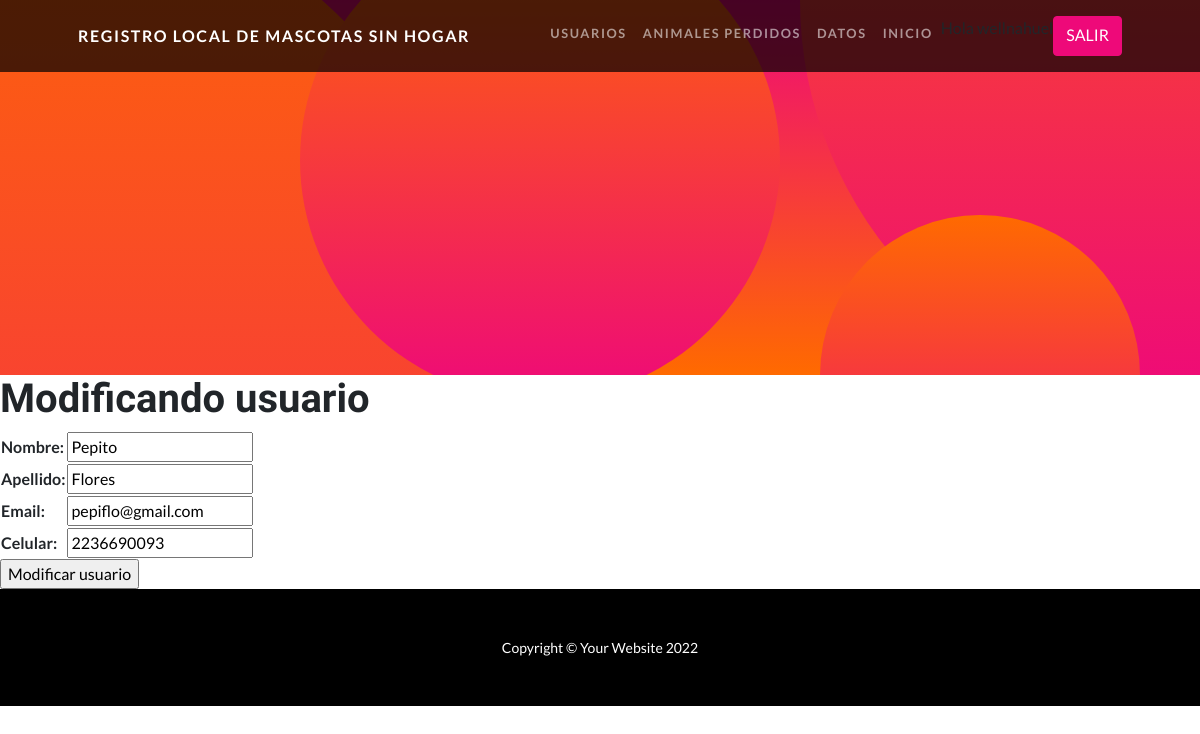
/AppFinal/editarUsuario/Pepito (signed in), run on the app's committed database.
### AppFinal/models.py (models this page shows, shortened)
class Usuario(models.Model):
    nombre= models.CharField(max_length=30)
    apellido= models.CharField(max_length=30)
    email= models.EmailField(max_length=40)
    celular= models.IntegerField()

### AppFinal/views.py (the view)
# urls.py: path('editarUsuario/<nombre>', editarUsuario, name='editarUsuario'),
def editarUsuario(request, nombre):
    usuario=Usuario.objects.get(nombre=nombre)
    if request.method == 'POST':
        formulario=UsuarioForm(request.POST)
        if formulario.is_valid():
            informacion=formulario.cleaned_data
            usuario.nombre=informacion['nombre']
            usuario.apellido=informacion['apellido']
            usuario.email=informacion['email']
            usuario.celular=informacion['celular']
            usuario.save()
            usuarios=Usuario.objects.all()
            contexto={'usuarios':usuarios}
            return render(request, 'AppFinal/leerUsuarios.html', contexto)
    else:
        formulario=UsuarioForm(initial={'nombre':usuario.nombre, 'apellido':usuario.apellido, 'email':usuario.email, 'celular':usuario.celular})
        return render(request, 'AppFinal/editarUsuario.html', {'formulario':formulario, 'nombre':nombre})

### AppFinal/forms.py
class UsuarioForm(forms.Form):
    nombre= forms.CharField(max_length=30)
    apellido= forms.CharField(max_length=30)
    email= forms.EmailField(max_length=40)
    celular= forms.IntegerField()

### AppFinal/templates/AppFinal/editarUsuario.html
{% extends "AppFinal/padre.html" %}
{% load static %}
{% block contenidoQueCambia %}
<h1>Modificando usuario</h1>
<form action="{% url 'editarUsuario' nombre %}" method="POST"> {% csrf_token %}
    <table>
        {{formulario.as_table}}
    </table>
    <input type="submit" value="Modificar usuario">
{% endblock %}

### AppFinal/templates/AppFinal/padre.html (shortened to what this page needs)
<!DOCTYPE html>
<html lang="en">
    <head>
        {% load static %}
        <link href={% static 'AppFinal/css/styles.css' %} rel="stylesheet" />
    </head>
    <body id="page-top">
        <nav class="navbar navbar-expand-lg navbar-dark navbar-custom fixed-top">
            <div class="container px-5">
                <a class="navbar-brand" href="#page-top">Registro local de mascotas sin hogar</a>
                <div class="collapse navbar-collapse" id="navbarResponsive">
                    <ul class="navbar-nav ms-auto">
                        <li class="nav-item"><a class="nav-link" href="{% url 'usuario' %}">Usuarios</a></li>
                        <li class="nav-item"><a class="nav-link" href="{% url 'animal' %}">Animales perdidos</a></li>
                        <li class="nav-item"><a class="nav-link" href="{% url 'datos' %}">Datos</a></li>
                        <li class="nav-item"><a class="nav-link" href="{% url 'inicio' %}">Inicio</a></li>
                        {% if not request.user.is_authenticated %}
                        <li class="nav-item"><a class="btn btn-primary " href="{% url 'login' %}">ENTRAR</a></li>
                        {% else %}
                            <p>Hola {{user}}</p>
                            <li class="nav-item"></li> <a class="btn btn-primary " href="{% url 'logout' %}">SALIR</a></li>
                        {% endif %}
                    </ul>
                </div>
            </div>
        </nav>
        <header class="masthead text-center text-white">
            <div class="bg-circle-1 bg-circle"></div>
            <div class="bg-circle-2 bg-circle"></div>
            <div class="bg-circle-3 bg-circle"></div>
            <div class="bg-circle-4 bg-circle"></div>
        </header>
        {% block contenidoQueCambia %}
        {% endblock %}
        <footer class="py-5 bg-black">
            <div class="container px-5"><p class="m-0 text-center text-white small">Copyright &copy; Your Website 2022</p></div>
        </footer>
    </body>
</html>

### data on the page
Usuario: nombre "Pepito", apellido "Flores", email "pepiflo@gmail.com", celular "2236690093"

### other printed values
{{ user }} "wellnahuel"
